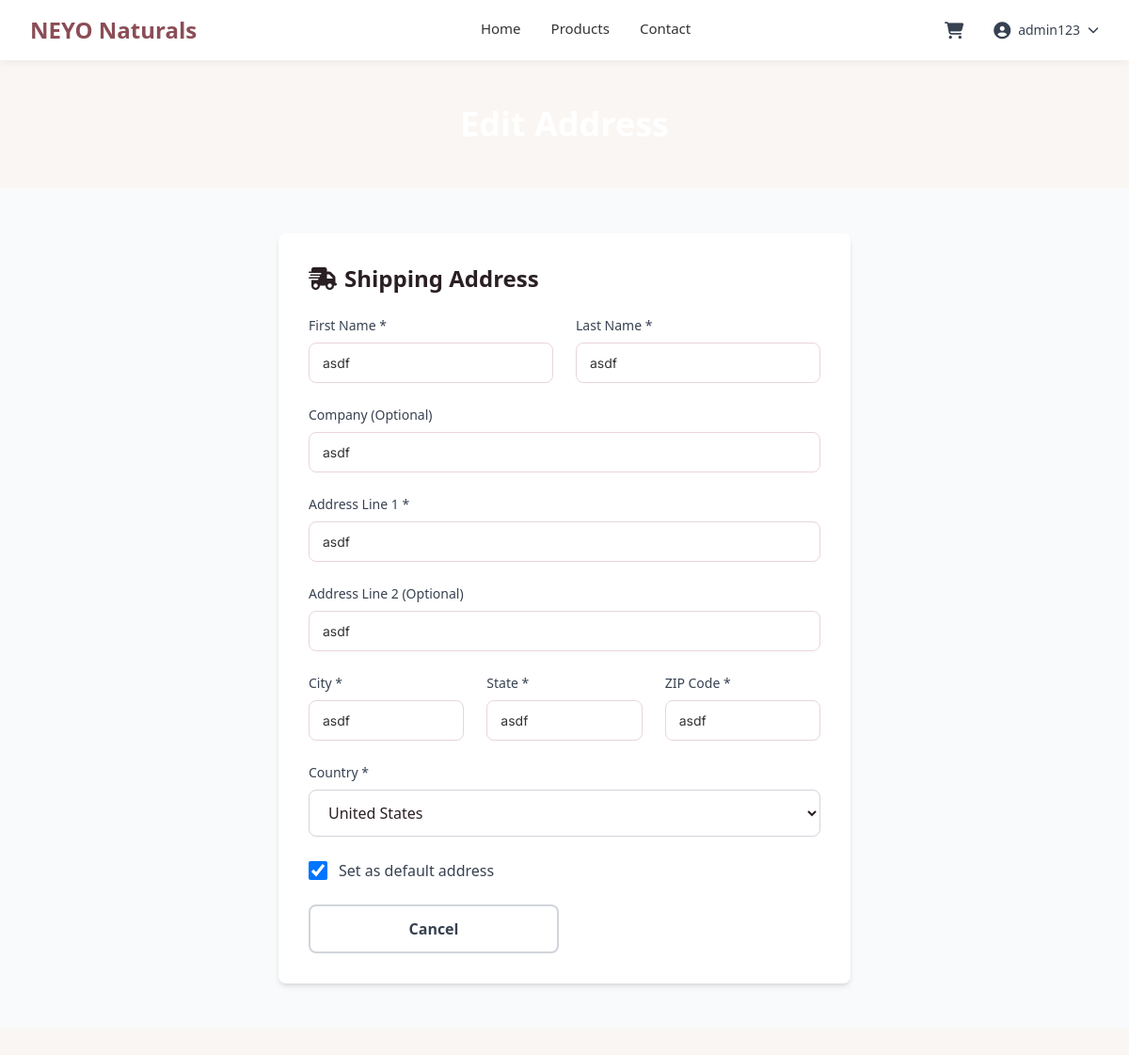
The app's page /accounts/address/2/edit/ (signed in) with its own data.
### accounts/models.py (models this page shows, shortened)
class Address(models.Model):
    ADDRESS_TYPES = [
        ('shipping', 'Shipping'),
        ('billing', 'Billing'),
    ]
    user = models.ForeignKey(User, related_name='addresses', on_delete=models.CASCADE)
    type = models.CharField(max_length=20, choices=ADDRESS_TYPES)
    first_name = models.CharField(max_length=50)
    last_name = models.CharField(max_length=50)
    company = models.CharField(max_length=100, blank=True)
    address_line_1 = models.CharField(max_length=200)
    address_line_2 = models.CharField(max_length=200, blank=True)
    city = models.CharField(max_length=100)
    state = models.CharField(max_length=100)
    postal_code = models.CharField(max_length=20)
    country = models.CharField(max_length=100, default='United States')
    is_default = models.BooleanField(default=False)
    created_at = models.DateTimeField(auto_now_add=True)
    updated_at = models.DateTimeField(auto_now=True)
    class Meta:
        unique_together = ('user', 'type', 'is_default')

### accounts/views.py (the view, shortened to what this page needs)
# urls.py: path('address/<int:address_id>/edit/', views.edit_address, name='edit_address'),
@login_required
def edit_address(request, address_id):
    address = get_object_or_404(Address, id=address_id, user=request.user)
    context = {
        'address': address,
    }
    return render(request, 'accounts/edit_address.html', context)

### templates/accounts/edit_address.html (shortened to what this page needs)
{% extends 'base.html' %}
{% block content %}
<section class="bg-gradient-to-r from-neyo-primary to-gray-800 py-12">
    <div class="max-w-7xl mx-auto px-4 sm:px-6 lg:px-8">
        <h1 class="text-4xl font-bold text-white text-center">Edit Address</h1>
    </div>
</section>
<section class="py-12 bg-gray-50">
    <div class="max-w-2xl mx-auto px-4 sm:px-6 lg:px-8">
        <div class="bg-white rounded-lg shadow-md p-8">
            <form method="post" action="{% url 'accounts:edit_address' address.id %}">
                <div class="mb-6">
                    <h2 class="text-2xl font-bold text-neyo-primary">
                        {% if address.type == 'billing' %}
                            <i class="fas fa-file-invoice mr-2"></i>Billing Address
                        {% else %}
                            <i class="fas fa-shipping-fast mr-2"></i>Shipping Address
                        {% endif %}
                    </h2>
                </div>
                <div class="grid grid-cols-1 md:grid-cols-2 gap-6 mb-6">
                    <div>
                        <label for="first_name" class="block text-sm font-medium text-gray-700 mb-2">
                            First Name *
                        </label>
                        <input type="text"
                               id="first_name"
                               name="first_name"
                               value="{{ address.first_name }}"
                               required
                               class="w-full px-4 py-3 border border-gray-300 rounded-lg focus:ring-2 focus:ring-neyo-primary focus:border-transparent">
                    </div>
                    <div>
                        <label for="last_name" class="block text-sm font-medium text-gray-700 mb-2">
                            Last Name *
                        </label>
                        <input type="text"
                               id="last_name"
                               name="last_name"
                               value="{{ address.last_name }}"
                               required
                               class="w-full px-4 py-3 border border-gray-300 rounded-lg focus:ring-2 focus:ring-neyo-primary focus:border-transparent">
                    </div>
                </div>
                <div class="mb-6">
                    <label for="company" class="block text-sm font-medium text-gray-700 mb-2">
                        Company (Optional)
                    </label>
                    <input type="text"
                           id="company"
                           name="company"
                           value="{{ address.company }}"
                           class="w-full px-4 py-3 border border-gray-300 rounded-lg focus:ring-2 focus:ring-neyo-primary focus:border-transparent">
                </div>
                <div class="mb-6">
                    <label for="address_line_1" class="block text-sm font-medium text-gray-700 mb-2">
                        Address Line 1 *
                    </label>
                    <input type="text"
                           id="address_line_1"
                           name="address_line_1"
                           value="{{ address.address_line_1 }}"
                           required
                           placeholder="Street address, P.O. box"
                           class="w-full px-4 py-3 border border-gray-300 rounded-lg focus:ring-2 focus:ring-neyo-primary focus:border-transparent">
                </div>
                <div class="mb-6">
                    <label for="address_line_2" class="block text-sm font-medium text-gray-700 mb-2">
                        Address Line 2 (Optional)
                    </label>
                    <input type="text"
                           id="address_line_2"
                           name="address_line_2"
                           value="{{ address.address_line_2 }}"
                           placeholder="Apartment, suite, unit, building, floor, etc."
                           class="w-full px-4 py-3 border border-gray-300 rounded-lg focus:ring-2 focus:ring-neyo-primary focus:border-transparent">
                </div>
                <div class="grid grid-cols-1 md:grid-cols-3 gap-6 mb-6">
                    <div>
                        <label for="city" class="block text-sm font-medium text-gray-700 mb-2">
                            City *
                        </label>
                        <input type="text"
                               id="city"
                               name="city"
                               value="{{ address.city }}"
                               required
                               class="w-full px-4 py-3 border border-gray-300 rounded-lg focus:ring-2 focus:ring-neyo-primary focus:border-transparent">
                    </div>
                    <div>
                        <label for="state" class="block text-sm font-medium text-gray-700 mb-2">
                            State *
                        </label>
                        <input type="text"
                               id="state"
                               name="state"
                               value="{{ address.state }}"
                               required
                               placeholder="e.g. NY"
                               class="w-full px-4 py-3 border border-gray-300 rounded-lg focus:ring-2 focus:ring-neyo-primary focus:border-transparent">
                    </div>
                    <div>
                        <label for="postal_code" class="block text-sm font-medium text-gray-700 mb-2">
                            ZIP Code *
                        </label>
                        <input type="text"
                               id="postal_code"
                               name="postal_code"
                               value="{{ address.postal_code }}"
                               required
                               placeholder="12345"
                               class="w-full px-4 py-3 border border-gray-300 rounded-lg focus:ring-2 focus:ring-neyo-primary focus:border-transparent">
                    </div>
                </div>
                <div class="mb-6">
                    <label for="country" class="block text-sm font-medium text-gray-700 mb-2">
                        Country *
                    </label>
                    <select id="country"
                            name="country"
                            required
                            class="w-full px-4 py-3 border border-gray-300 rounded-lg focus:ring-2 focus:ring-neyo-primary focus:border-transparent">
                        <option value="United States" {% if address.country == 'United States' %}selected{% endif %}>United States</option>
                    </select>
                </div>
                <div class="mb-6">
                    <label class="flex items-center cursor-pointer">
                        <input type="checkbox"
                               name="is_default"
                               {% if address.is_default %}checked{% endif %}
                               class="w-5 h-5 text-neyo-primary rounded">
                        <span class="ml-3 text-gray-700">Set as default address</span>
                    </label>
                </div>
                <div class="flex gap-4">
                    <a href="{% url 'accounts:profile' %}"
                       class="flex-1 bg-white border-2 border-gray-300 text-gray-700 py-3 px-6 rounded-lg font-semibold text-center hover:bg-gray-50 transition-colors">
                        Cancel
                    </a>
                    <button type="submit"
                            class="flex-1 bg-neyo-primary text-white py-3 px-6 rounded-lg font-semibold hover:bg-gray-800 transition-colors">
                        <i class="fas fa-save mr-2"></i>Update Address
                    </button>
                </div>
            </form>
        </div>
    </div>
</section>
{% endblock %}

### templates/base.html (shortened to what this page needs)
<!DOCTYPE html>
<html lang="en">
<head>
    <script src="https://cdn.tailwindcss.com"></script>
    <link rel="stylesheet" href="https://cdnjs.cloudflare.com/ajax/libs/font-awesome/6.4.0/css/all.min.css">
</head>
<body class="bg-brand-cream text-brand-dark font-sans">
    <nav class="sticky top-0 z-50" x-data="{ mobileMenuOpen: false, cartOpen: false }" @scroll.window="$el.classList.toggle('scrolled', window.scrollY > 10)">
        <div class="max-w-7xl mx-auto px-4 sm:px-6 lg:px-8">
            <div class="flex justify-between items-center h-16">
                <div class="flex-shrink-0">
                    <a href="{% url 'core:home' %}" class="text-2xl font-bold text-brand-primary hover:text-brand-secondary transition-colors duration-300">
                        NEYO Naturals
                    </a>
                </div>
                <div class="hidden md:block">
                    <div class="ml-10 flex items-baseline space-x-8">
                        <a href="{% url 'core:home' %}" class="nav-link">Home</a>
                        <a href="{% url 'products:list' %}" class="nav-link">Products</a>
                        <a href="{% url 'core:contact' %}" class="nav-link">Contact</a>
                    </div>
                </div>
                <div class="hidden md:flex items-center space-x-6">
                    <div class="relative">
                        <button @click="cartOpen = !cartOpen" class="relative p-2 text-gray-700 hover:text-brand-primary transition-colors">
                            <i class="fas fa-shopping-cart text-lg"></i>
                        </button>
                    </div>
                    {% if user.is_authenticated %}
                        <div class="relative" x-data="{ userMenuOpen: false }">
                            <button @click="userMenuOpen = !userMenuOpen" class="flex items-center space-x-2 text-gray-700 hover:text-brand-primary transition-colors">
                                <i class="fas fa-user-circle text-lg"></i>
                                <span class="text-sm font-medium hidden sm:inline">{{ user.first_name|default:user.username }}</span>
                                <i class="fas fa-chevron-down text-xs"></i>
                            </button>
                        </div>
                    {% else %}
                        <a href="{% url 'accounts:login' %}" class="btn btn-primary">
                            Login
                        </a>
                    {% endif %}
                </div>
            </div>
        </div>
    </nav>
    <main class="min-h-screen">
        {% block content %}{% endblock %}
    </main>
</body>
</html>

### templates/base.html (style rules this page uses)
* { margin: 0; padding: 0; box-sizing: border-box; }
html { scroll-behavior: smooth; }
body { font-family: 'Inter', sans-serif; line-height: 1.6; color: #333; background-color: #faf6f3; }
nav { background: white; box-shadow: 0 2px 8px rgba(0, 0, 0, 0.05); transition: all 0.3s ease; }
.nav-link { color: #333; font-weight: 500; font-size: 15px; transition: color 0.3s ease; position: relative; padding: 0 0 4px 0; }
.nav-link::after { content: ''; position: absolute; width: 0; height: 2px; background: #8b4d56; bottom: 0; left: 0; transition: width 0.3s ease; }
.text-brand-dark { color: #2a1f22; }
input[type="text"], input[type="email"], input[type="password"], input[type="number"], textarea, select { background: white; border: 1px solid #e8d5d9; border-radius: 8px; padding: 10px 14px; font-family: 'Inter', sans-serif; font-size: 14px; transition: all 0.3s ease; color: #333; }

### records on screen
Address: first_name "asdf", last_name "asdf", company "asdf", address_line_1 "asdf", address_line_2 "asdf", city "asdf", state "asdf", postal_code "asdf", country "United States", is_default "☑"

### other values on screen
{{ user.first_name|default:user.username }} "admin123"
